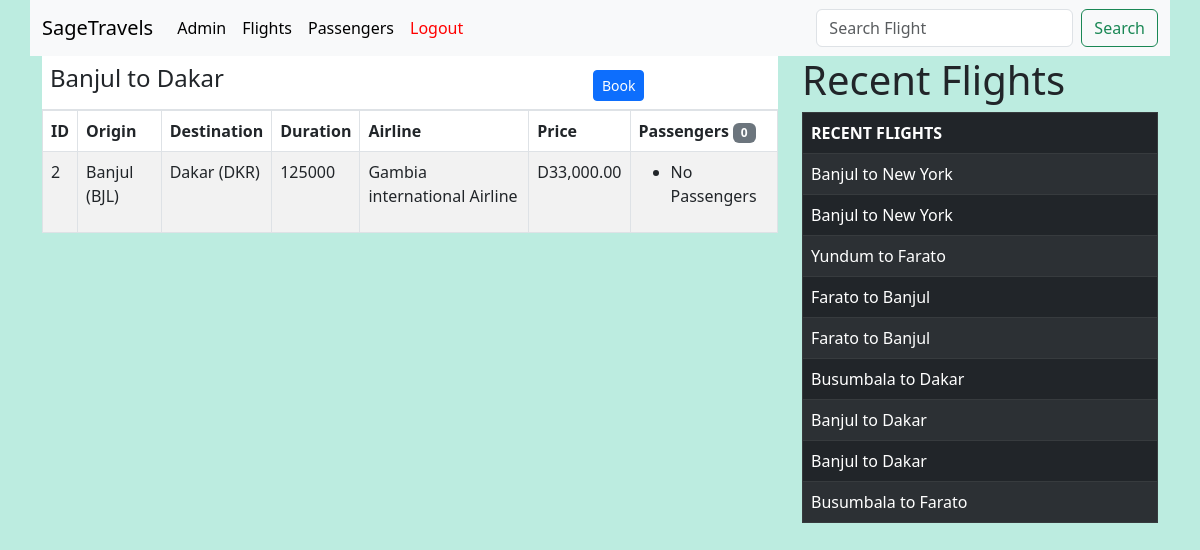
/flight/2/view (signed in), run on the app's committed database.
### flights/models.py (models this page shows)
class Flight(models.Model):
    origin = models.ForeignKey(Airport, on_delete=models.CASCADE, related_name="departures")
    destination = models.ForeignKey(Airport, on_delete=models.CASCADE, related_name="arrivals")
    duration = models.IntegerField()
    airline = models.ForeignKey(Airline, on_delete=models.CASCADE)
    seats_available = models.IntegerField()
    price = models.DecimalField(max_digits=10, decimal_places=2)
    date = models.DateTimeField(default=timezone.now)
    def __str__(self):
        return f"{self.origin.city} to {self.destination.city}"

class Airport(models.Model):
    code = models.CharField(max_length=3)
    city = models.CharField(max_length=64)
    country = models.CharField(max_length=64)
    def __str__(self) -> str:
        return f"{self.city} ({self.code})"

class Airline(models.Model):
    name = models.CharField(max_length=100)
    def __str__(self):
        return self.name

### flights/views.py (the view, shortened to what this page needs)
# urls.py: path("flight/<int:flight_id>/view", views.flight, name="flight"),
@login_required
def flight(request, flight_id):
    flight = None
    try:
        flight = Flight.objects.get(id=flight_id)
    except:
        messages.error(request, "No flights found")
    recent_flights = Flight.objects.order_by("-date")
    return render(request, 'flights/flight.html', {
        'flight': flight, 'recent_flights': recent_flights, 'Keyword': 'Flight',
        'passengers': flight.passengers.all(), 'form': AddPassengerForm,
        'non_passengers': Passenger.objects.exclude(flights=flight).all(),
        'total_passengers': len(flight.passengers.all()),
    })

### flights/models.py (called while the page is built)
    def __str__(self):
        return f"{self.first_name} {self.last_name}"

### flights/templates/flights/flight.html (shortened to what this page needs)
{% extends 'flights/layout.html' %}
{% load humanize %}
{% load crispy_forms_tags %}
{% block body %}
<table class="table mb-0">
  <thead>
    <tr>
      <th scope="col"><h4>{{flight}}</h4></th>
      <th scope="col"><a class="btn btn-primary btn-sm" data-bs-toggle="modal" data-bs-target="#payrollModal" data-bs-whatever="@mdo" href="#">Book</a></th>
    </tr>
  </thead>
</table>
<table class="table table-striped table-bordered">
    <thead>
      <tr>
        <th scope="col">ID</th>
        <th scope="col">Origin</th>
        <th scope="col">Destination</th>
        <th scope="col">Duration</th>
        <th scope="col">Airline</th>
        <th scope="col">Price</th>
        <th scope="col">Passengers <span class="badge text-bg-secondary">{{total_passengers}}</span></th>
      </tr>
    </thead>
    <tbody>
        <tr>
            <td>{{flight.id}}</td>
            <td>{{flight.origin}}</td>
            <td>{{flight.destination}}</td>
            <td>{{flight.duration}}</td>
            <td>{{flight.airline}}</td>
            <td>D{{flight.price|intcomma}}</td>
            <td>
              <ul>
                {% for passenger in passengers %}
                  <li>{{passenger}}</li>
                {% empty %}
                  <li>No Passengers</li>
                {% endfor %}
              </ul>
            </td>
        </tr>
    </tbody>
  </table>
{% endblock body %}

### flights/templates/flights/layout.html (shortened to what this page needs)
{% load static %}
<!DOCTYPE html>
<html lang="en">
<head>
    <link href="https://cdn.jsdelivr.net/npm/bootstrap@5.3.0-alpha3/dist/css/bootstrap.min.css" rel="stylesheet">
    <link rel="stylesheet" href="{% static 'css/styles.css' %}">
</head>
<body>
  {% if user.is_authenticated %}
    <nav class="navbar navbar-expand-lg bg-body-tertiary container">
        <div class="container-fluid">
          <a class="navbar-brand">SageTravels</a>
          <div class="collapse navbar-collapse" id="navbarSupportedContent">
            <ul class="navbar-nav me-auto mb-2 mb-lg-0">
              <li class="nav-item">
                <a class="nav-link active" aria-current="page" href="{% url 'admin:index' %}">Admin</a>
              </li>
              <li class="nav-item">
                <a class="nav-link active" aria-current="page" href="{% url 'index' %}">Flights</a>
              </li>
              <li class="nav-item">
                <a class="nav-link active" aria-current="page" href="{% url 'passengers' %}">Passengers</a>
              </li>
              <li class="nav-item">
                <a style="color: red; font: bold;" class="nav-link active" aria-current="page" href="{% url 'logout' %}">Logout</a>
              </li>
            </ul>
            <form method="post" class="d-flex" role="search">
              <input name="{{keyword}}" class="form-control me-2" type="search" placeholder="Search {{Keyword}}" aria-label="Search">
              <button class="btn btn-outline-success" type="submit">Search</button>
            </form>
          </div>
        </div>
      </nav>
      {% endif %}
      <div class="container">
        <div class="row">
            <div class="col-md-8">
                {% block body %}
                {% endblock body %}
            </div>
            <div class="col-md-4">
                <h1>Recent Flights</h1>
                <table class="table table-striped table-dark table-bordered">
                    <thead>
                      <tr>
                        <th scope="col">RECENT FLIGHTS</th>
                      </tr>
                    </thead>
                    <tbody>
                        {% for flight in recent_flights %}
                            <tr>
                                <td>{{flight}}</td>
                            </tr>
                        {% endfor %}
                    </tbody>
                  </table>
            </div>
        </div>
      </div>
</body>
</html>

### static/css/styles.css (style rules this page uses)
body { background-color: #bcece0; }

### data on the page
Flight: origin+destination "Banjul to Dakar", id "2", origin "Banjul (BJL)", destination "Dakar (DKR)", duration "125000", airline "Gambia international Airline", price "33,000.00"
Flight: origin+destination "Banjul to New York"
Flight: origin+destination "Banjul to New York"
Flight: origin+destination "Yundum to Farato"
Flight: origin+destination "Farato to Banjul"
Flight: origin+destination "Farato to Banjul"
Flight: origin+destination "Busumbala to Dakar"
Flight: origin+destination "Banjul to Dakar"
Flight: origin+destination "Busumbala to Farato"

### other printed values
{{ total_passengers }} "0"
